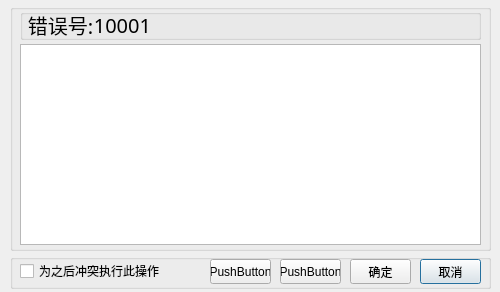
<?xml version="1.0" encoding="UTF-8"?>
<ui version="4.0">
 <class>ErrorMessage</class>
 <widget class="QDialog" name="ErrorMessage">
  <property name="geometry">
   <rect>
    <x>0</x>
    <y>0</y>
    <width>500</width>
    <height>292</height>
   </rect>
  </property>
  <property name="minimumSize">
   <size>
    <width>500</width>
    <height>292</height>
   </size>
  </property>
  <property name="maximumSize">
   <size>
    <width>500</width>
    <height>292</height>
   </size>
  </property>
  <property name="windowTitle">
   <string>ErrorMessage</string>
  </property>
  <property name="modal">
   <bool>true</bool>
  </property>
  <widget class="QTextEdit" name="lbDescription">
   <property name="geometry">
    <rect>
     <x>20</x>
     <y>44</y>
     <width>461</width>
     <height>201</height>
    </rect>
   </property>
   <property name="contextMenuPolicy">
    <enum>Qt::NoContextMenu</enum>
   </property>
   <property name="styleSheet">
    <string notr="true"/>
   </property>
   <property name="readOnly">
    <bool>true</bool>
   </property>
  </widget>
  <widget class="QGroupBox" name="groupBox">
   <property name="geometry">
    <rect>
     <x>10</x>
     <y>4</y>
     <width>481</width>
     <height>247</height>
    </rect>
   </property>
   <property name="title">
    <string/>
   </property>
  </widget>
  <widget class="QGroupBox" name="groupBox_2">
   <property name="geometry">
    <rect>
     <x>10</x>
     <y>254</y>
     <width>481</width>
     <height>35</height>
    </rect>
   </property>
   <property name="title">
    <string/>
   </property>
   <widget class="QPushButton" name="btnNo">
    <property name="geometry">
     <rect>
      <x>410</x>
      <y>5</y>
      <width>61</width>
      <height>25</height>
     </rect>
    </property>
    <property name="text">
     <string>取消</string>
    </property>
   </widget>
   <widget class="QPushButton" name="btnFouthChoose">
    <property name="geometry">
     <rect>
      <x>200</x>
      <y>5</y>
      <width>61</width>
      <height>25</height>
     </rect>
    </property>
    <property name="text">
     <string>PushButton</string>
    </property>
   </widget>
   <widget class="QPushButton" name="btnYes">
    <property name="geometry">
     <rect>
      <x>340</x>
      <y>5</y>
      <width>61</width>
      <height>25</height>
     </rect>
    </property>
    <property name="text">
     <string>确定</string>
    </property>
   </widget>
   <widget class="QPushButton" name="btnThirdChoose">
    <property name="geometry">
     <rect>
      <x>270</x>
      <y>5</y>
      <width>61</width>
      <height>25</height>
     </rect>
    </property>
    <property name="text">
     <string>PushButton</string>
    </property>
   </widget>
   <widget class="QCheckBox" name="checkBox">
    <property name="geometry">
     <rect>
      <x>10</x>
      <y>9</y>
      <width>171</width>
      <height>16</height>
     </rect>
    </property>
    <property name="text">
     <string>为之后冲突执行此操作</string>
    </property>
   </widget>
  </widget>
  <widget class="QGroupBox" name="groupBox_3">
   <property name="geometry">
    <rect>
     <x>20</x>
     <y>9</y>
     <width>461</width>
     <height>31</height>
    </rect>
   </property>
   <property name="font">
    <font>
     <family>黑体</family>
     <pointsize>12</pointsize>
    </font>
   </property>
   <property name="title">
    <string/>
   </property>
   <widget class="QLabel" name="lbErrorNum">
    <property name="geometry">
     <rect>
      <x>0</x>
      <y>0</y>
      <width>81</width>
      <height>31</height>
     </rect>
    </property>
    <property name="font">
     <font>
      <pointsize>15</pointsize>
     </font>
    </property>
    <property name="text">
     <string>错误号:</string>
    </property>
    <property name="alignment">
     <set>Qt::AlignCenter</set>
    </property>
   </widget>
   <widget class="QLabel" name="lbErrorValue">
    <property name="geometry">
     <rect>
      <x>70</x>
      <y>0</y>
      <width>61</width>
      <height>31</height>
     </rect>
    </property>
    <property name="font">
     <font>
      <pointsize>15</pointsize>
     </font>
    </property>
    <property name="text">
     <string>10001</string>
    </property>
    <property name="alignment">
     <set>Qt::AlignRight|Qt::AlignTrailing|Qt::AlignVCenter</set>
    </property>
   </widget>
  </widget>
  <zorder>groupBox_2</zorder>
  <zorder>groupBox</zorder>
  <zorder>lbDescription</zorder>
  <zorder>groupBox_3</zorder>
 </widget>
 <layoutdefault spacing="6" margin="11"/>
 <resources/>
 <connections/>
</ui>
